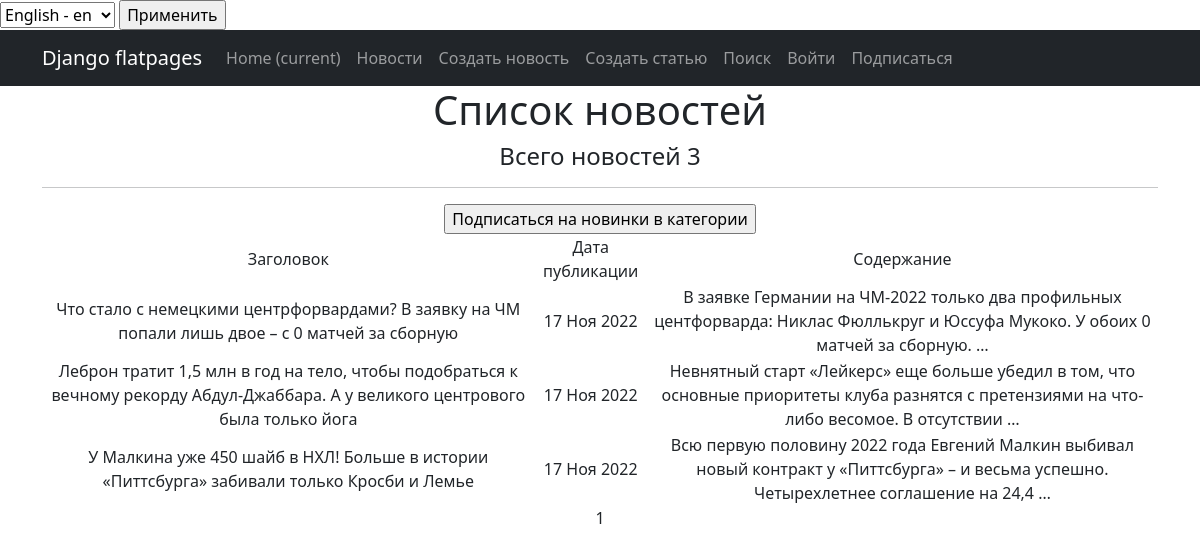
The page /news/ on the database as committed earlier.
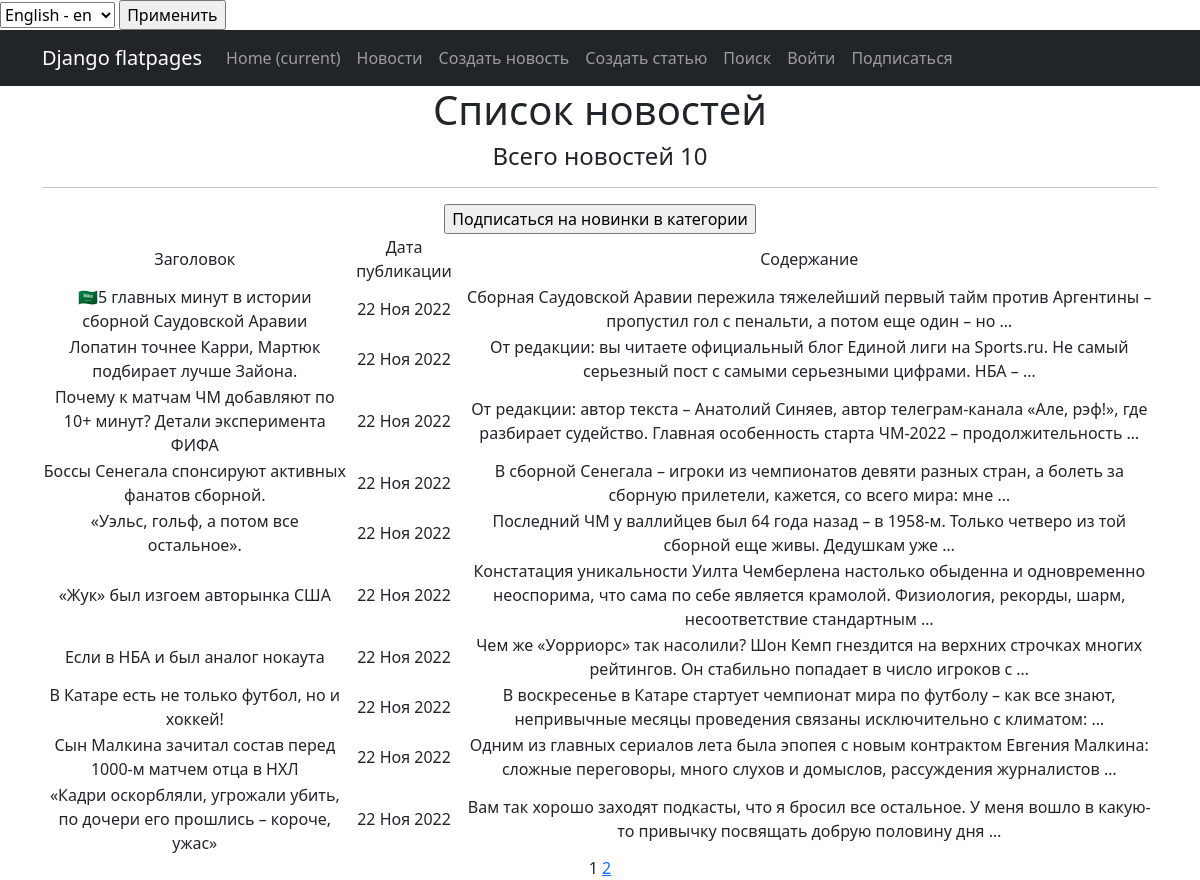
The same page on the database as committed later.
### news/models.py (models this page shows, shortened)
class Post(models.Model):
    article = 'AR'
    news = 'NE'
    author_name = models.ForeignKey(Author, on_delete=models.CASCADE, verbose_name='Имя автора')  # связь «один ко многим» с моделью Author
    types_post = models.CharField(max_length=2, choices=Types, default='NE', verbose_name='Тип поста')  # поле с выбором — «статья» или «новость»;
    datetime_post = models.DateTimeField(auto_now_add=True, verbose_name='Дата и время поста')  # автоматически добавляемая дата и время создания;
    category_post = models.ManyToManyField(Category, through='PostCategory')  # связь «многие ко многим» с моделью Category (с дополнительной моделью PostCategory);
    header = models.CharField(max_length=255, verbose_name='Заголовок') #  заголовок статьи/новости
    content = models.TextField() #  текст статьи/новости
    rating_post = models.IntegerField(default=0) #  рейтинг статьи/новости
    class Meta:
        verbose_name_plural = 'Посты'

### news/views.py (the view)
# urls.py: path('', cache_page(60)(PostList.as_view()), name='post_list'), #кэширование главной страницы 1 минута
class PostList(ListView):
    model = Post
    ordering = '-datetime_post'
    template_name = 'news.html'
    context_object_name = 'news'
    paginate_by = 10
    def get_queryset(self):
        queryset = super().get_queryset()
        self.filterset = PostFilter(self.request.GET, queryset)
        return self.filterset.qs
    def get_context_data(self, **kwargs):
        context = super().get_context_data(**kwargs)
        context['filterset'] = self.filterset
        return context

### news/templatetags/custom_filters.py (called while the page is built)
@register.filter(name='censors')
def censor(value):
   stopwords = ['урод', 'бяка', 'гопник']
   word = value.replace(',', "")
   word = word.replace('-', "")
   word = word.split()
   if type(value) is str:
      for word in stopwords:
         value = value.replace(word, word[0] + "*" * (len(word) - 1))
         value = value.replace(word.capitalize(), word[0] + "*" * (len(word) - 1))
   else:
      raise ValueError('Ошибка, это не переменная строкого типа')
   return f'{value}'

### news/templatetags/custom_tags.py (called while the page is built)
@register.simple_tag(takes_context=True)
def url_replace(context, **kwargs):
   d = context['request'].GET.copy()
   for k, v in kwargs.items():
       d[k] = v
   return d.urlencode()

### templates/news.html (shortened to what this page needs)
{% extends 'flatpages/default.html' %}
{% load i18n %}
{% load custom_filters %}
{% load custom_tags %}
{% block content %}
   <h1>{% trans 'Список новостей' %}</h1>
   <h4>{% trans 'Всего новостей' %} {{news|length}} </h4>
   <hr>
   {% if news %}
       <table>
           <tr>
               <td>{% trans 'Заголовок' %}</td>
               <td>{% trans 'Дата публикации' %}</td>
               <td>{% trans 'Содержание' %}</td>
           </tr>
           {% for post in news %}
           <tr>
               <td>{{ post.header|censors }}</td>
               <td>{{ post.datetime_post|date:'d M Y' }}</td>
               <td>{{ post.content|censors|truncatewords:20 }}</td>
           </tr>
           {% endfor %}
    <form action="/subscribe/post/">
        <input type="submit" value="{% trans 'Подписаться на новинки в категории' %}">
    </form>
       </table>
   {% else %}
       <h2>Новостей нет!</h2>
   {% endif %}
   {{ page_obj.number }}
   {% if page_obj.has_next %}
       <a href="?{% url_replace page=page_obj.next_page_number %}">{{ page_obj.next_page_number }}</a>
   {% endif %}
{% endblock content %}

Rows that differ between the two databases and show on the page:
no longer on this page (row unchanged): Post: header|censors "Что стало с немецкими центрфорвардами? В заявку на ЧМ попали лишь двое – с 0 матчей за сборную", datetime_post "17 Ноя 2022", content|censors "В заявке Германии на ЧМ-2022 только два профильных центфорварда: Никлас Фюллькруг и Юссуфа Мукоко. У обоих 0 матчей за сборную. …"
no longer on this page (row edited): Post: header|censors "Леброн тратит 1,5 млн в год на тело, чтобы подобраться к вечному рекорду Абдул-Джаббара. А у великого центрового была только йога", datetime_post "17 Ноя 2022", content|censors "Невнятный старт «Лейкерс» еще больше убедил в том, что основные приоритеты клуба разнятся с претензиями на что-либо весомое. В отсутствии …"
no longer on this page (row unchanged): Post: header|censors "У Малкина уже 450 шайб в НХЛ! Больше в истории «Питтсбурга» забивали только Кросби и Лемье", datetime_post "17 Ноя 2022", content|censors "Всю первую половину 2022 года Евгений Малкин выбивал новый контракт у «Питтсбурга» – и весьма успешно. Четырехлетнее соглашение на 24,4 …"
added Post: header|censors "🇸🇦5 главных минут в истории сборной Саудовской Аравии", datetime_post "22 Ноя 2022", content|censors "Сборная Саудовской Аравии пережила тяжелейший первый тайм против Аргентины – пропустил гол с пенальти, а потом еще один – но …"
added Post: header|censors "Лопатин точнее Карри, Мартюк подбирает лучше Зайона.", datetime_post "22 Ноя 2022", content|censors "От редакции: вы читаете официальный блог Единой лиги на Sports.ru. Не самый серьезный пост с самыми серьезными цифрами. НБА – …"
added Post: header|censors "Почему к матчам ЧМ добавляют по 10+ минут? Детали эксперимента ФИФА", datetime_post "22 Ноя 2022", content|censors "От редакции: автор текста – Анатолий Синяев, автор телеграм-канала «Але, рэф!», где разбирает судейство. Главная особенность старта ЧМ-2022 – продолжительность …"
added Post: header|censors "Боссы Сенегала спонсируют активных фанатов сборной.", datetime_post "22 Ноя 2022", content|censors "В сборной Сенегала – игроки из чемпионатов девяти разных стран, а болеть за сборную прилетели, кажется, со всего мира: мне …"
added Post: header|censors "«Уэльс, гольф, а потом все остальное».", datetime_post "22 Ноя 2022", content|censors "Последний ЧМ у валлийцев был 64 года назад – в 1958-м. Только четверо из той сборной еще живы. Дедушкам уже …"
added Post: header|censors "«Жук» был изгоем авторынка США", datetime_post "22 Ноя 2022", content|censors "Констатация уникальности Уилта Чемберлена настолько обыденна и одновременно неоспорима, что сама по себе является крамолой. Физиология, рекорды, шарм, несоответствие стандартным …"
added Post: header|censors "Если в НБА и был аналог нокаута", datetime_post "22 Ноя 2022", content|censors "Чем же «Уорриорс» так насолили? Шон Кемп гнездится на верхних строчках многих рейтингов. Он стабильно попадает в число игроков с …"
added Post: header|censors "В Катаре есть не только футбол, но и хоккей!", datetime_post "22 Ноя 2022", content|censors "В воскресенье в Катаре стартует чемпионат мира по футболу – как все знают, непривычные месяцы проведения связаны исключительно с климатом: …"
added Post: header|censors "Сын Малкина зачитал состав перед 1000-м матчем отца в НХЛ", datetime_post "22 Ноя 2022", content|censors "Одним из главных сериалов лета была эпопея с новым контрактом Евгения Малкина: сложные переговоры, много слухов и домыслов, рассуждения журналистов …"
added Post: header|censors "«Кадри оскорбляли, угрожали убить, по дочери его прошлись – короче, ужас»", datetime_post "22 Ноя 2022", content|censors "Вам так хорошо заходят подкасты, что я бросил все остальное. У меня вошло в какую-то привычку посвящать добрую половину дня …"
Other text that changed with them:
{{ news|length }}: "3" → "10"
{{ page_obj.next_page_number }}: (not shown) → "2"
